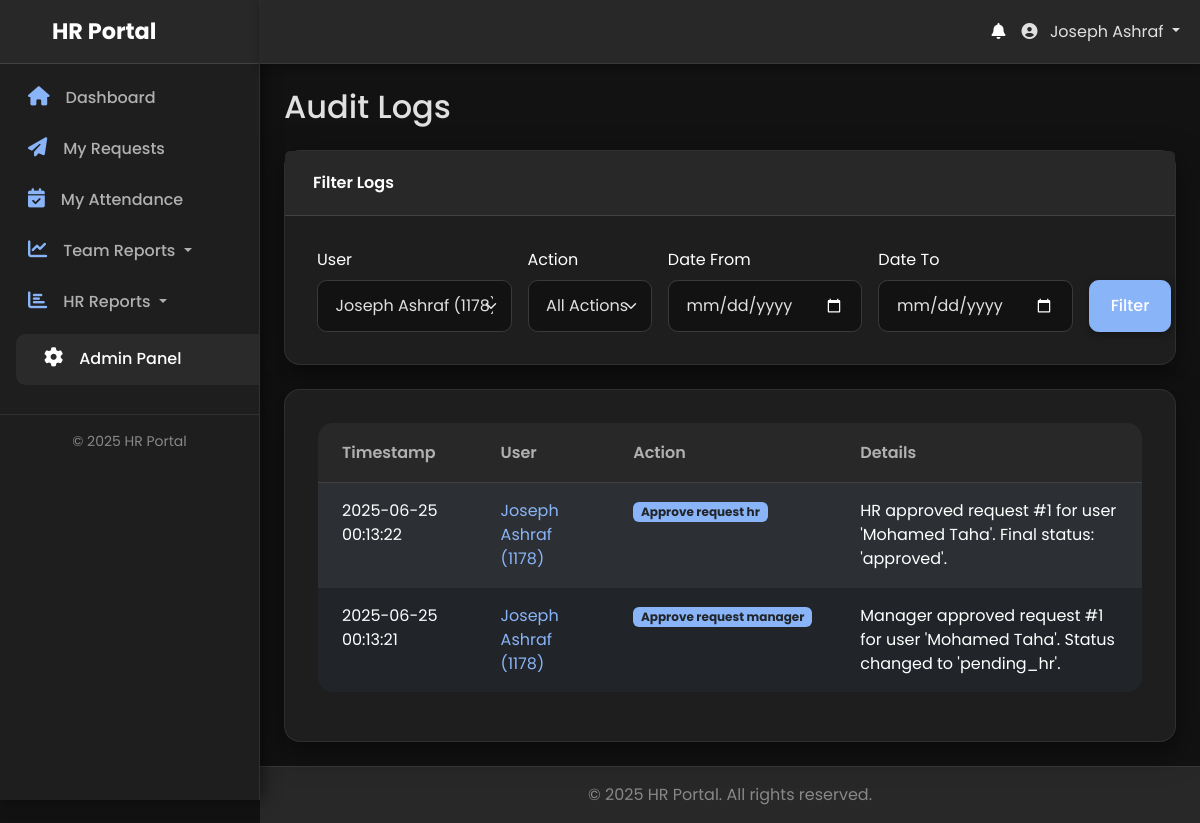
The app's page /admin/audit_logs.php?user_id=2 (signed in) with its own data.
### tables this page shows
CREATE TABLE `audit_logs` (
  `id` int(11) NOT NULL,
  `user_id` int(11) DEFAULT NULL,
  `action` varchar(255) NOT NULL,
  `details` text DEFAULT NULL,
  `created_at` timestamp NOT NULL DEFAULT current_timestamp()
);

CREATE TABLE `users` (
  `id` int(11) NOT NULL,
  `employee_code` varchar(50) DEFAULT NULL,
  `full_name` varchar(255) NOT NULL,
  `email` varchar(255) NOT NULL,
  `password` varchar(255) NOT NULL,
  `contact_number` varchar(20) DEFAULT NULL,
  `emergency_contact_name` varchar(255) DEFAULT NULL,
  `emergency_contact_number` varchar(20) DEFAULT NULL,
  `role` enum('user','manager','hr','hr_manager','admin') NOT NULL DEFAULT 'user',
  `shift_id` int(11) DEFAULT NULL,
  `department_id` int(11) DEFAULT NULL,
  `direct_manager_id` int(11) DEFAULT NULL,
  `is_active` tinyint(1) NOT NULL DEFAULT 1,
  `must_change_password` tinyint(1) NOT NULL DEFAULT 0,
  `last_login_at` datetime DEFAULT NULL,
  `created_at` timestamp NOT NULL DEFAULT current_timestamp(),
  `updated_at` timestamp NOT NULL DEFAULT current_timestamp() ON UPDATE current_timestamp()
);

### app/core/helpers.php (called while the page is built, shortened)
<?php
function sanitize_input(?string $data, $type = 'string') {
    $data = trim($data);
    $data = stripslashes($data);
    $data = htmlspecialchars($data, ENT_QUOTES, 'UTF-8');
    return $data;
}

### admin/audit_logs.php (the view, shortened to what this page needs)
<?php
require_once __DIR__ . '/../app/bootstrap.php';
$results_per_page = 25;
$page = isset($_GET['page']) ? (int)$_GET['page'] : 1;
$page = max(1, $page);
$offset = ($page - 1) * $results_per_page;
$filter_user = sanitize_input($_GET['user_id'] ?? '');
$filter_start_date = sanitize_input($_GET['start_date'] ?? '');
$filter_end_date = sanitize_input($_GET['end_date'] ?? '');
$where_clauses = [];
$params = [];
if (!empty($filter_user)) {
    $where_clauses[] = 'u.id = ?';
    $params[] = $filter_user;
}
$where_sql = count($where_clauses) > 0 ? 'WHERE ' . implode(' AND ', $where_clauses) : '';
$stmt_params = array_merge($params, [$results_per_page, $offset]);
$stmt = $pdo->prepare(
    "SELECT al.*, u.full_name, u.employee_code
     FROM audit_logs al
     LEFT JOIN users u ON al.user_id = u.id
     {$where_sql}
     ORDER BY al.created_at DESC
     LIMIT ? OFFSET ?"
);
$stmt->execute($stmt_params);
$logs = $stmt->fetchAll();
$users = $pdo->query("SELECT id, full_name, employee_code FROM users ORDER BY full_name")->fetchAll();
include __DIR__ . '/../app/templates/header.php';
?>
<h1 class="h2 mb-4">Audit Logs</h1>
<div class="card mb-4">
    <div class="card-header">Filter Logs</div>
    <div class="card-body">
        <form action="audit_logs.php" method="GET" class="row g-3 align-items-end">
            <div class="col-md-3">
                <label for="user_id" class="form-label">User</label>
                <select name="user_id" id="user_id" class="form-select">
                    <?php foreach ($users as $user): ?>
                        <option value="<?php echo $user['id']; ?>" <?php echo ($filter_user == $user['id']) ? 'selected' : ''; ?>>
                            <?php echo htmlspecialchars($user['full_name'] . ' (' . ($user['employee_code'] ?? 'N/A') . ')'); ?>
                        </option>
                    <?php endforeach; ?>
                </select>
            </div>
            <div class="col-md-2">
                <label for="action" class="form-label">Action</label>
                <select name="action" id="action" class="form-select">
                    <option value="">All Actions</option>
                </select>
            </div>
            <div class="col-md-3">
                <label for="start_date" class="form-label">Date From</label>
                <input type="date" name="start_date" id="start_date" class="form-control" value="<?php echo htmlspecialchars($filter_start_date); ?>">
            </div>
            <div class="col-md-3">
                <label for="end_date" class="form-label">Date To</label>
                <input type="date" name="end_date" id="end_date" class="form-control" value="<?php echo htmlspecialchars($filter_end_date); ?>">
            </div>
            <div class="col-md-1">
                <button type="submit" class="btn btn-primary">Filter</button>
            </div>
        </form>
    </div>
</div>
<div class="card">
    <div class="card-body">
        <div class="table-responsive">
            <table class="table table-striped table-hover">
                <thead>
                    <tr>
                        <th>Timestamp</th>
                        <th>User</th>
                        <th>Action</th>
                        <th>Details</th>
                    </tr>
                </thead>
                <tbody>
                    <?php if (empty($logs)): ?>
                        <tr>
                            <td colspan="4" class="text-center">No audit logs found matching your criteria.</td>
                        </tr>
                    <?php else: ?>
                        <?php foreach ($logs as $log): ?>
                            <tr>
                                <td><?php echo htmlspecialchars($log['created_at']); ?></td>
                                <td>
                                    <?php if ($log['full_name']): ?>
                                        <a href="?user_id=<?php echo $log['user_id']; ?>">
                                            <?php echo htmlspecialchars($log['full_name']); ?>
                                            (<?php echo htmlspecialchars($log['employee_code'] ?? 'N/A'); ?>)
                                        </a>
                                    <?php else: ?>
                                        <span class="text-muted">Unknown (ID: <?php echo htmlspecialchars($log['user_id'] ?? 'N/A'); ?>)</span>
                                    <?php endif; ?>
                                </td>
                                <td>
                                    <span class="badge bg-info text-dark"><?php echo htmlspecialchars(ucfirst(str_replace('_', ' ', $log['action']))); ?></span>
                                </td>
                                <td><?php echo htmlspecialchars($log['details'] ?? ''); ?></td>
                            </tr>
                        <?php endforeach; ?>
                    <?php endif; ?>
                </tbody>
            </table>
        </div>
    </div>
</div>
<?php
include __DIR__ . '/../app/templates/footer.php';
?>

### css/style.css (style rules this page uses)
* { box-sizing: border-box; }
html, body { height: 100%; margin: 0; padding: 0; overflow-x: hidden; background-color: #121212; color: #e0e0e0; font-family: 'Poppins', sans-serif; background-image: radial-gradient(circle at top left, rgba(138, 180, 248, 0.05) 0%, transparent 30%), radial-gradient(circle at bottom right, rgba(105, 240, 174, 0.05) 0%, transparent 30%); background-size: 100% 100%; background-repeat: no-repeat; }
a { color: #8ab4f8; text-decoration: none; transition: color 0.3s ease, transform 0.1s ease-out; }
.card { border: 1px solid rgba(255, 255, 255, 0.08); border-radius: 1rem; background-color: #1e1e1e; box-shadow: 0 10px 30px rgba(0, 0, 0, 0.5); transition: transform 0.2s ease-out, box-shadow 0.2s ease-out; position: relative; z-index: 1; }
.card-header { background-color: #282828; border-bottom: 1px solid rgba(255, 255, 255, 0.12); color: #ffffff; font-weight: 600; padding: 1.25rem 1.75rem; border-top-left-radius: 1rem; border-top-right-radius: 1rem; }
.card-body { padding: 2rem; }
.form-label { color: #ffffff; }
.form-control, .form-select { border-radius: 0.6rem; border: 1px solid #3a3a3a; background-color: #121212; color: #e0e0e0; padding: 0.8rem 1.1rem; transition: border-color 0.2s ease, box-shadow 0.2s ease; }
.form-control::placeholder { color: #a0a0a0; opacity: 1; }
.btn { border-radius: 0.6rem; font-weight: 500; padding: 0.8rem 1.3rem; transition: all 0.3s ease-in-out, box-shadow 0.2s ease-out; box-shadow: 0 3px 8px rgba(0, 0, 0, 0.3); cursor: pointer; }
.btn-primary { background-color: #8ab4f8; border-color: #8ab4f8; color: #ffffff; }
.table { border-radius: 1rem; overflow: hidden; background-color: #1e1e1e; color: #e0e0e0; border: 1px solid rgba(255, 255, 255, 0.08); }
.table thead th { background-color: #282828; color: #b0b0b0; border-bottom: 1px solid rgba(255, 255, 255, 0.12); padding: 1.1rem 1.5rem; font-weight: 600; }
.table tbody td { border-color: rgba(255, 255, 255, 0.06); padding: 1rem 1.5rem; }
.table-striped tbody tr:nth-of-type(odd) { background-color: #222222; }
.badge.bg-info { background-color: #8ab4f8 !important; }

### records on screen
audit_logs: created_at "2025-06-25 00:13:22", user.full_name "Joseph Ashraf", user.employee_code "1178", action "Approve request hr", details "HR approved request #1 for user 'Mohamed Taha'. Final status: 'approved'."
audit_logs: created_at "2025-06-25 00:13:21", user.full_name "Joseph Ashraf", user.employee_code "1178", action "Approve request manager", details "Manager approved request #1 for user 'Mohamed Taha'. Status changed to 'pending_hr'."

### other values on screen
SITE_NAME "HR Portal"
$_SESSION['full_name'] "Joseph Ashraf"
form field user_id "Joseph Ashraf (1178)"
